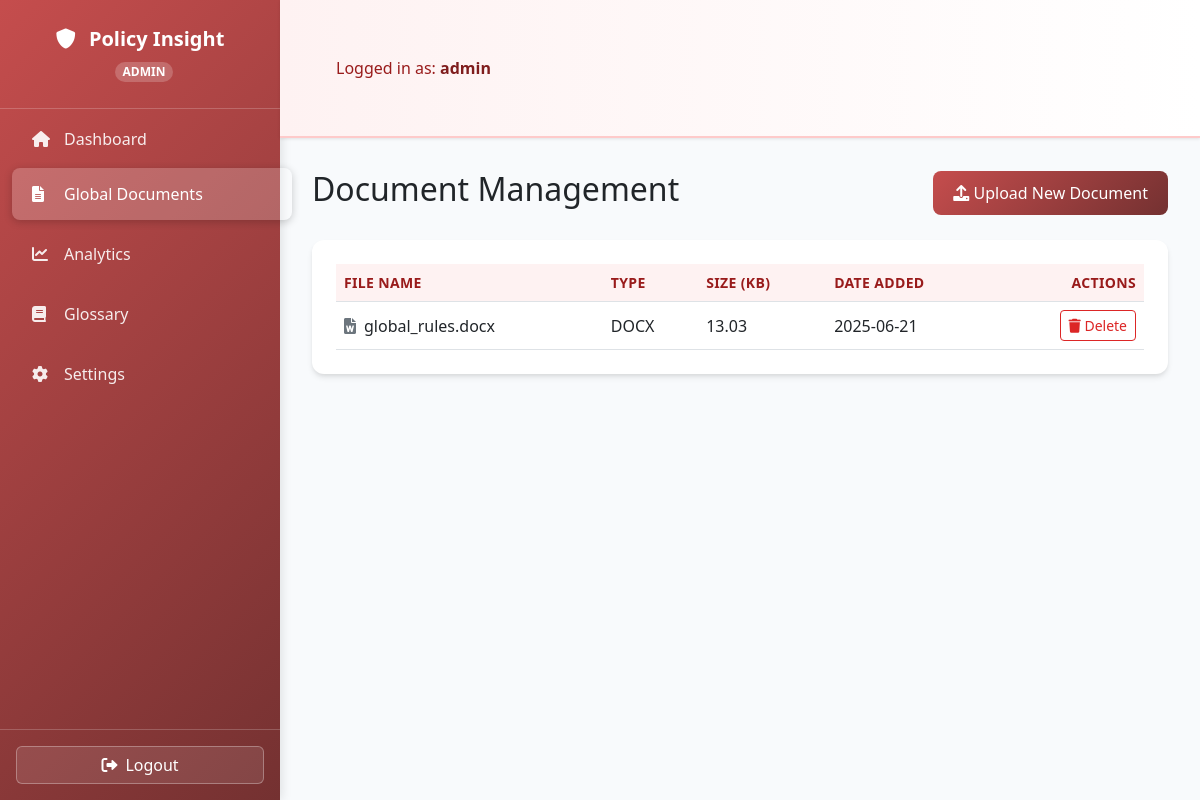
/admin/documents (signed in), run on an earlier commit of the app's database.
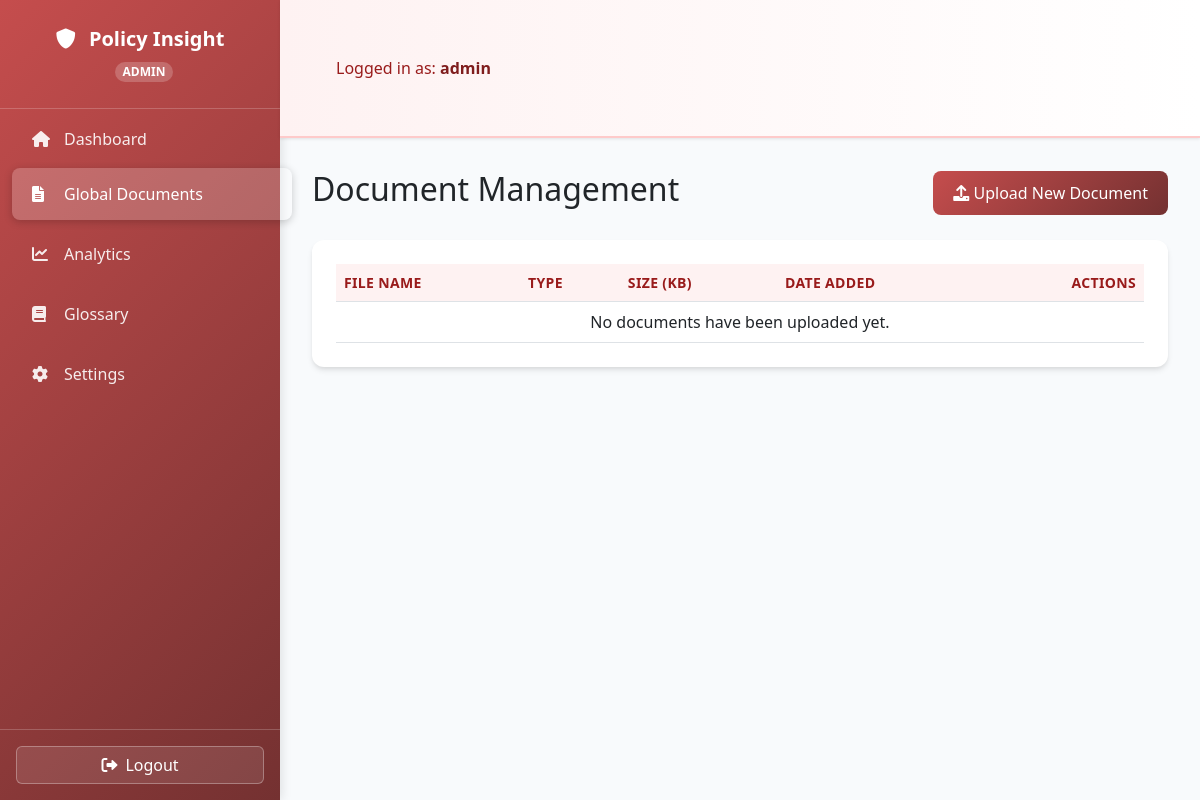
And on a later commit of the database.
### tables this page shows
CREATE TABLE documents (id INTEGER PRIMARY KEY, filename TEXT NOT NULL, display_name TEXT NOT NULL, filetype TEXT NOT NULL, filesize INTEGER NOT NULL, upload_timestamp DATETIME, uploaded_by INTEGER, FOREIGN KEY(uploaded_by) REFERENCES users(id));

### index.py (the view, shortened to what this page needs)
@app.route('/admin/documents', methods=['GET', 'POST'])
@login_required(role="admin")
def admin_documents():
    admin_id = session['user_id']
    conn = get_db_connection()
    documents = conn.execute('SELECT d.* FROM documents d JOIN users u ON d.uploaded_by = u.id WHERE u.role = ? ORDER BY d.upload_timestamp DESC', ('admin',)).fetchall()
    conn.close()
    return render_template('admin_documents.html', documents=documents)

### index.py (called while the page is built)
def get_db_connection():
    conn = sqlite3.connect(DATABASE)
    conn.row_factory = sqlite3.Row
    return conn

### templates/admin_documents.html (shortened to what this page needs)
{% extends "layout.html" %}
{% block content %}
<div class="d-flex justify-content-between align-items-center mb-4">
    <h2>Document Management</h2>
    <button class="btn btn-primary" data-bs-toggle="modal" data-bs-target="#uploadModal">
        <i class="fas fa-upload"></i> Upload New Document
    </button>
</div>
<div class="card">
    <div class="card-body">
        <div class="table-responsive">
            <table class="table table-hover align-middle">
                <thead>
                    <tr>
                        <th>File Name</th>
                        <th>Type</th>
                        <th>Size (KB)</th>
                        <th>Date Added</th>
                        <th class="text-end">Actions</th>
                    </tr>
                </thead>
                <tbody>
                    {% for doc in documents %}
                    <tr>
                        <td><i class="fas fa-file-{{ 'pdf' if doc['filetype'] == 'pdf' else 'word' }} me-2 text-secondary"></i>{{ doc['display_name'] }}</td>
                        <td>{{ doc['filetype'].upper() }}</td>
                        <td>{{ '%.2f'|format(doc['filesize'] / 1024) }}</td>
                        <td>{{ doc['upload_timestamp'].split('T')[0] }}</td>
                        <td class="text-end">
                            <form action="{{ url_for('admin_delete_document', doc_id=doc['id']) }}" method="post" class="d-inline">
                                <button type="submit" class="btn btn-sm btn-outline-danger" onclick="return confirm('Are you sure you want to delete this document? This cannot be undone.');">
                                    <i class="fas fa-trash"></i> Delete
                                </button>
                            </form>
                        </td>
                    </tr>
                    {% else %}
                    <tr>
                        <td colspan="5" class="text-center">No documents have been uploaded yet.</td>
                    </tr>
                    {% endfor %}
                </tbody>
            </table>
        </div>
    </div>
</div>
{% endblock %}

What changed in the data, as far as the page shows it:
removed documents: display_name "global_rules.docx", filetype "DOCX", doc['filesize']/1024 "13.03", upload_timestamp "2025-06-21"
Also different on the page:
text now shown: "No documents have been uploaded yet."
